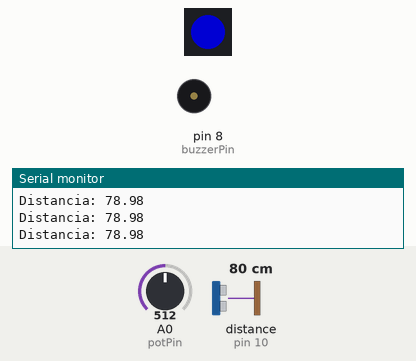
The sketch below on a simulated Arduino Uno, built with avr-gcc and run on an emulated ATmega328P. Shown: 1 RGB LEDs in strip order, left to right, buzzer (waves = sounding), the last lines printed to the serial monitor. Wiring (inferred from the names in the program): ultrasonic range finder: trigger pin 9; echo pin 10. The inputs (shaded band) are chosen by the test bench; at power-on: distance to the obstacle (sensor on pin 10) 80 cm, A0 (potPin) = 512. The echo pulse lasts 58.3 µs per cm; dim RGB values are drawn brighter than linear.

Above: at 1.2 s.
1.3 s: distance to the obstacle (sensor on pin 10) set to 33 cm
4.3 s: distance to the obstacle (sensor on pin 10) set to 28 cm
At 4.4 s:
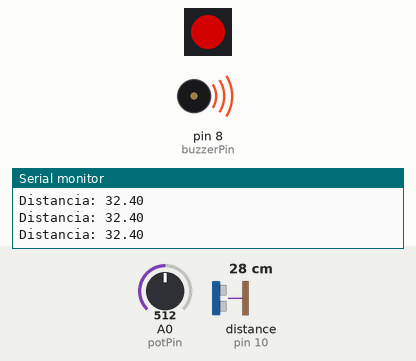
7.3 s: A0 (potPin) set to 6
At 7.44 s:
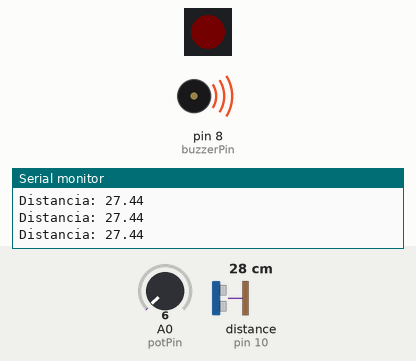
10.3 s: A0 (potPin) set to 3
At 10.49 s:
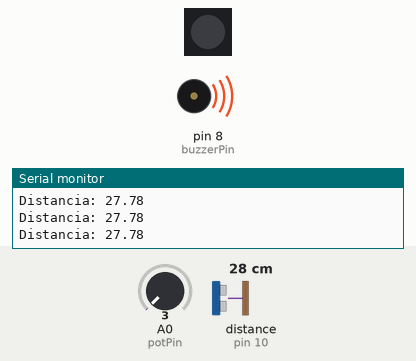
13.3 s: distance to the obstacle (sensor on pin 10) set to 9 cm
16.3 s: A0 (potPin) set to 20
At 17.2 s:
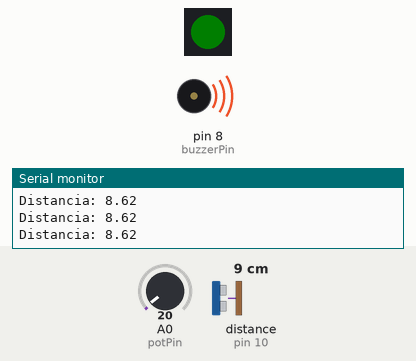
Timing chart, 0 to 19.3 s (numbered marks = the images above; inputs shaded):
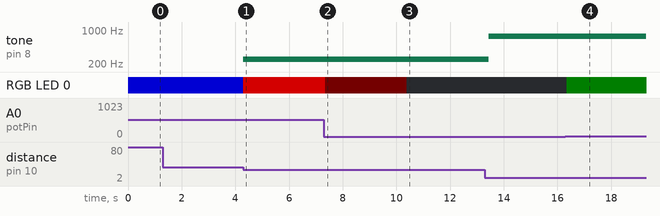

Measured:
- the behaviour switches between 31 and 30 cm on distance to the obstacle (sensor on pin 10) (found by bisection; images 0 and 1)
- the behaviour switches between 5 and 4 on A0 (potPin) (found by bisection; images 2 and 3)
- after the input at 4.3 s, tone on pin 8 (buzzerPin): silent → 250 Hz at once; RGB LED 0: RGB(0, 0, 127) → RGB(127, 0, 0) at once
- after the input at 7.3 s, RGB LED 0: RGB(127, 0, 0) → RGB(1, 0, 0) after 0.05 s
- after the input at 10.3 s, RGB LED 0: RGB(1, 0, 0) → off after 0.09 s
- after the input at 13.3 s, tone on pin 8 (buzzerPin): 250 Hz → 750 Hz after 0.14 s
- after the input at 16.3 s, RGB LED 0: off → RGB(0, 4, 0) after 0.05 s

The sketch:

05-Alarma1.ino
```cpp
// (licence header left out)
#include <Adafruit_NeoPixel.h>

// ---- Constantes
const int   trigPin   = 9;     // Puerto de envío
const int   echoPin   = 10;    // Puerto de recepción
const int   ledPin    = 11;    // Puerto del led (PWM)
const int   buzzerPin = 8;     // Puerto para el buzzer
const int   potPin    = A0;    // Puerto del potenciometro

// ---- Variables
float distancia;
int
  brillo,
  potValue;

Adafruit_NeoPixel neoPixel = Adafruit_NeoPixel(1, ledPin, NEO_GRB + NEO_KHZ800);

void setup() {
  pinMode(trigPin, OUTPUT);  // Establece el puerto como de salida
  pinMode(echoPin, INPUT);   // Establece el puerto como de entrada
  pinMode(ledPin , OUTPUT);  // Establece el puerto como de salida

  neoPixel.begin();          // Inicializa el NeoPixel
  Serial.begin(9600);        // Inicia la comunicación serial
}  // setup

void loop() {
  distancia = leaDistancia();

  alarma();

  // Lee el potenciometro para fijar el brillo
  potValue = analogRead(potPin);
  brillo = map(potValue, 0, 1023, 0, 255);

  Serial.print("Distancia: ");
  Serial.println(distancia);
}  // loop

void alarma(){
  if (distancia > 30) {
    // Azul
    neoPixel.setPixelColor(
      0, neoPixel.Color(0, 0, brillo)
    );
    neoPixel.show();
  } else if (distancia > 20) {
    // Verde
    neoPixel.setPixelColor(
      0, neoPixel.Color(brillo, 0, 0)
    );
    neoPixel.show();
    tocaTono(250, 200);
  } else if (distancia > 10) {
    // Amarillo
    neoPixel.setPixelColor(
      0, neoPixel.Color(brillo, brillo, 0)
    );
    neoPixel.show();
    tocaTono(500, 100);
  } else {
    // Rojo
    neoPixel.setPixelColor(
      0, neoPixel.Color(0, brillo, 0)
    );
    neoPixel.show();
    tocaTono(750, 50);
  }
}  // setTiempo

void tocaTono(
  int tono,
  int tiempo
){
  tone(buzzerPin, tono, tiempo);
  delay(tiempo);
  noTone(buzzerPin);
}

float leaDistancia() {
float
  duracion,                  // Tiempo de vuelo
  distancia;                 // Distancia en cm

  //  Limpia el puerto de envío
  digitalWrite(trigPin, LOW);
  delayMicroseconds(2);

  // Pone el puerto de envío en HIGH por 5 microsegundos
  digitalWrite(trigPin, HIGH);
  delayMicroseconds(5);
  digitalWrite(trigPin, LOW);
  delayMicroseconds(2);

  // Lee la señal de regreso de la onda de sonido en microsegundos
  duracion = pulseIn(echoPin, HIGH);

  // Calcula la distancia
  return ((duracion / 2.0) / 29.4118);
}  // leaDistancia
```
